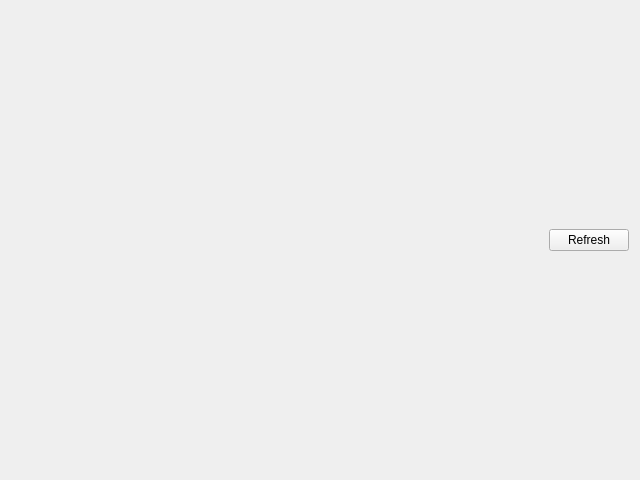
<?xml version="1.0" encoding="UTF-8"?>
<ui version="4.0">
 <class>ZEMLVisualizerWidgetUI</class>
 <widget class="QWidget" name="ZEMLVisualizerWidgetUI">
  <property name="geometry">
   <rect>
    <x>0</x>
    <y>0</y>
    <width>640</width>
    <height>480</height>
   </rect>
  </property>
  <property name="windowTitle">
   <string>Form</string>
  </property>
  <layout class="QVBoxLayout" name="verticalLayout_2">
   <item>
    <layout class="QHBoxLayout" name="horizontalLayout">
     <item>
      <spacer name="horizontalSpacer">
       <property name="orientation">
        <enum>Qt::Horizontal</enum>
       </property>
       <property name="sizeHint" stdset="0">
        <size>
         <width>40</width>
         <height>20</height>
        </size>
       </property>
      </spacer>
     </item>
     <item>
      <widget class="QPushButton" name="btnRefresh">
       <property name="text">
        <string>Refresh</string>
       </property>
      </widget>
     </item>
    </layout>
   </item>
  </layout>
 </widget>
 <resources/>
 <connections/>
</ui>
